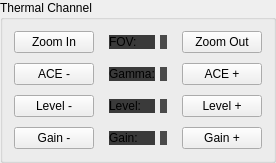
         <widget class="QGroupBox" name="groupBox_8">
          <property name="styleSheet">
           <string notr="true">QLabel {
	background-color: #3a3a3a;
}</string>
          </property>
          <property name="title">
           <string>Thermal Channel</string>
          </property>
          <layout class="QGridLayout" name="gridLayout_2" rowstretch="1,1,1,1" columnstretch="3,0,2,2,0,3">
           <property name="horizontalSpacing">
            <number>5</number>
           </property>
           <property name="verticalSpacing">
            <number>10</number>
           </property>
           <item row="0" column="2">
            <widget class="QLabel" name="label_28">
             <property name="sizePolicy">
              <sizepolicy hsizetype="Preferred" vsizetype="Fixed">
               <horstretch>0</horstretch>
               <verstretch>0</verstretch>
              </sizepolicy>
             </property>
             <property name="text">
              <string>FOV:</string>
             </property>
             <property name="alignment">
              <set>Qt::AlignLeading|Qt::AlignLeft|Qt::AlignVCenter</set>
             </property>
            </widget>
           </item>
           <item row="0" column="0">
            <widget class="QPushButton" name="Zoom_In_pushButton_TI">
             <property name="sizePolicy">
              <sizepolicy hsizetype="Minimum" vsizetype="Expanding">
               <horstretch>0</horstretch>
               <verstretch>0</verstretch>
              </sizepolicy>
             </property>
             <property name="text">
              <string>Zoom In</string>
             </property>
            </widget>
           </item>
           <item row="0" column="1">
            <spacer name="horizontalSpacer_3">
             <property name="orientation">
              <enum>Qt::Horizontal</enum>
             </property>
             <property name="sizeHint" stdset="0">
              <size>
               <width>10</width>
               <height>20</height>
              </size>
             </property>
            </spacer>
           </item>
           <item row="2" column="2">
            <widget class="QLabel" name="label">
             <property name="sizePolicy">
              <sizepolicy hsizetype="Preferred" vsizetype="Fixed">
               <horstretch>0</horstretch>
               <verstretch>0</verstretch>
              </sizepolicy>
             </property>
             <property name="text">
              <string>Level:</string>
             </property>
             <property name="alignment">
              <set>Qt::AlignLeading|Qt::AlignLeft|Qt::AlignVCenter</set>
             </property>
            </widget>
           </item>
           <item row="3" column="3">
            <widget class="QLabel" name="txt_Contrast_TI">
             <property name="sizePolicy">
              <sizepolicy hsizetype="Preferred" vsizetype="Fixed">
               <horstretch>0</horstretch>
               <verstretch>0</verstretch>
              </sizepolicy>
             </property>
             <property name="styleSheet">
              <string notr="true">background-color: #4a4a4a</string>
             </property>
             <property name="text">
              <string/>
             </property>
            </widget>
           </item>
           <item row="1" column="2">
            <widget class="QLabel" name="label_29">
             <property name="sizePolicy">
              <sizepolicy hsizetype="Preferred" vsizetype="Fixed">
               <horstretch>0</horstretch>
               <verstretch>0</verstretch>
              </sizepolicy>
             </property>
             <property name="text">
              <string>Gamma:</string>
             </property>
             <property name="alignment">
              <set>Qt::AlignLeading|Qt::AlignLeft|Qt::AlignVCenter</set>
             </property>
            </widget>
           </item>
           <item row="0" column="5">
            <widget class="QPushButton" name="Zoom_out_pushButton_TI">
             <property name="sizePolicy">
              <sizepolicy hsizetype="Preferred" vsizetype="Expanding">
               <horstretch>0</horstretch>
               <verstretch>0</verstretch>
              </sizepolicy>
             </property>
             <property name="text">
              <string>Zoom Out</string>
             </property>
            </widget>
           </item>
           <item row="2" column="3">
            <widget class="QLabel" name="txt_Brigtness_TI">
             <property name="sizePolicy">
              <sizepolicy hsizetype="Preferred" vsizetype="Fixed">
               <horstretch>0</horstretch>
               <verstretch>0</verstretch>
              </sizepolicy>
             </property>
             <property name="styleSheet">
              <string notr="true">background-color: #4a4a4a</string>
             </property>
             <property name="text">
              <string/>
             </property>
            </widget>
           </item>
           <item row="0" column="4">
            <spacer name="horizontalSpacer_4">
             <property name="orientation">
              <enum>Qt::Horizontal</enum>
             </property>
             <property name="sizeHint" stdset="0">
              <size>
               <width>10</width>
               <height>20</height>
              </size>
             </property>
            </spacer>
           </item>
           <item row="3" column="2">
            <widget class="QLabel" name="label_3">
             <property name="sizePolicy">
              <sizepolicy hsizetype="Preferred" vsizetype="Fixed">
               <horstretch>0</horstretch>
               <verstretch>0</verstretch>
              </sizepolicy>
             </property>
             <property name="text">
              <string>Gain:</string>
             </property>
             <property name="alignment">
              <set>Qt::AlignLeading|Qt::AlignLeft|Qt::AlignVCenter</set>
             </property>
            </widget>
           </item>
           <item row="0" column="3">
            <widget class="QLabel" name="txt_FOV_TI">
             <property name="sizePolicy">
              <sizepolicy hsizetype="Preferred" vsizetype="Fixed">
               <horstretch>0</horstretch>
               <verstretch>0</verstretch>
              </sizepolicy>
             </property>
             <property name="styleSheet">
              <string notr="true">background-color: #4a4a4a</string>
             </property>
             <property name="text">
              <string/>
             </property>
            </widget>
           </item>
           <item row="1" column="3">
            <widget class="QLabel" name="txt_ACE_TI">
             <property name="sizePolicy">
              <sizepolicy hsizetype="Preferred" vsizetype="Fixed">
               <horstretch>0</horstretch>
               <verstretch>0</verstretch>
              </sizepolicy>
             </property>
             <property name="styleSheet">
              <string notr="true">background-color: #4a4a4a</string>
             </property>
             <property name="text">
              <string/>
             </property>
            </widget>
           </item>
           <item row="2" column="0">
            <widget class="QPushButton" name="Brigtness_Neg_pushButton_TI">
             <property name="sizePolicy">
              <sizepolicy hsizetype="Minimum" vsizetype="Expanding">
               <horstretch>0</horstretch>
               <verstretch>0</verstretch>
              </sizepolicy>
             </property>
             <property name="text">
              <string>Level -</string>
             </property>
            </widget>
           </item>
           <item row="3" column="0">
            <widget class="QPushButton" name="Contrast_Neg_pushButton_TI">
             <property name="sizePolicy">
              <sizepolicy hsizetype="Minimum" vsizetype="Expanding">
               <horstretch>0</horstretch>
               <verstretch>0</verstretch>
              </sizepolicy>
             </property>
             <property name="text">
              <string>Gain -</string>
             </property>
            </widget>
           </item>
           <item row="1" column="5">
            <widget class="QPushButton" name="ACE_Pos_pushButton_TI">
             <property name="sizePolicy">
              <sizepolicy hsizetype="Minimum" vsizetype="Expanding">
               <horstretch>0</horstretch>
               <verstretch>0</verstretch>
              </sizepolicy>
             </property>
             <property name="text">
              <string>ACE +</string>
             </property>
            </widget>
           </item>
           <item row="1" column="0">
            <widget class="QPushButton" name="ACE_Neg_pushButton_TI">
             <property name="sizePolicy">
              <sizepolicy hsizetype="Minimum" vsizetype="Expanding">
               <horstretch>0</horstretch>
               <verstretch>0</verstretch>
              </sizepolicy>
             </property>
             <property name="text">
              <string>ACE -</string>
             </property>
            </widget>
           </item>
           <item row="3" column="5">
            <widget class="QPushButton" name="Contrast_Pos_pushButton_TI">
             <property name="sizePolicy">
              <sizepolicy hsizetype="Minimum" vsizetype="Expanding">
               <horstretch>0</horstretch>
               <verstretch>0</verstretch>
              </sizepolicy>
             </property>
             <property name="text">
              <string>Gain +</string>
             </property>
            </widget>
           </item>
           <item row="2" column="5">
            <widget class="QPushButton" name="Brigtness_Pos_pushButton_TI">
             <property name="sizePolicy">
              <sizepolicy hsizetype="Minimum" vsizetype="Expanding">
               <horstretch>0</horstretch>
               <verstretch>0</verstretch>
              </sizepolicy>
             </property>
             <property name="text">
              <string>Level +</string>
             </property>
            </widget>
           </item>
          </layout>
         </widget>
